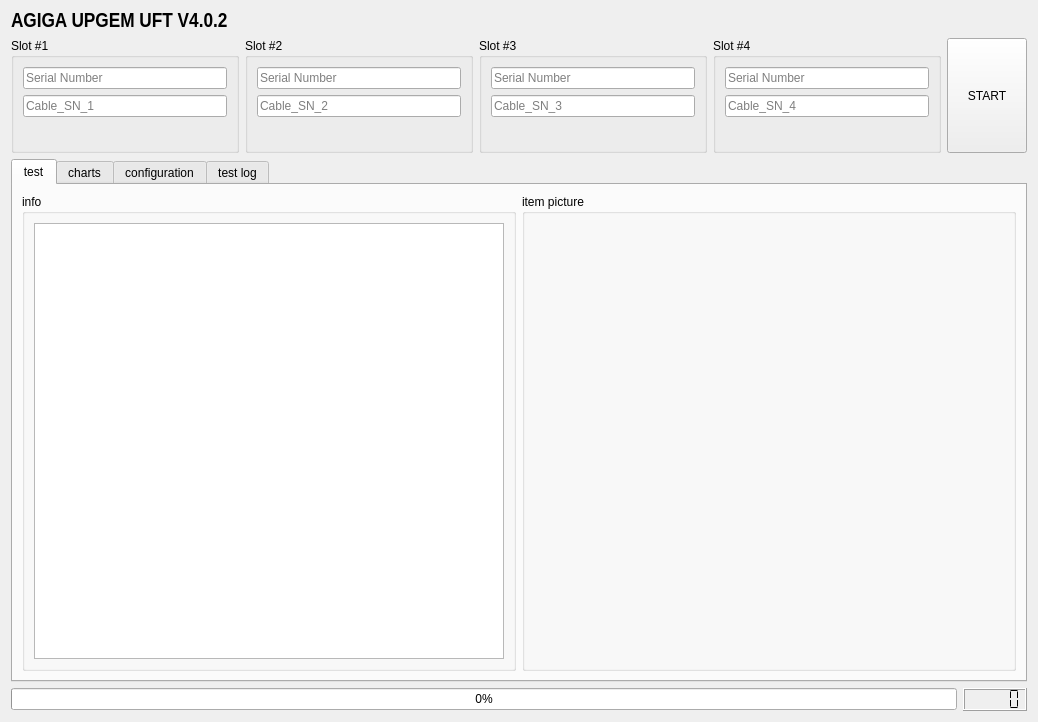
<?xml version="1.0" encoding="UTF-8"?>
<ui version="4.0">
 <class>Form</class>
 <widget class="QWidget" name="Form">
  <property name="geometry">
   <rect>
    <x>0</x>
    <y>0</y>
    <width>1036</width>
    <height>722</height>
   </rect>
  </property>
  <property name="minimumSize">
   <size>
    <width>0</width>
    <height>722</height>
   </size>
  </property>
  <property name="windowTitle">
   <string>AGIGA-UFT-TEST</string>
  </property>
  <layout class="QGridLayout" name="gridLayout">
   <item row="2" column="0">
    <widget class="QTabWidget" name="tabWidget">
     <property name="currentIndex">
      <number>0</number>
     </property>
     <widget class="QWidget" name="info">
      <attribute name="title">
       <string>test</string>
      </attribute>
      <layout class="QGridLayout" name="gridLayout_2">
       <item row="1" column="0">
        <layout class="QGridLayout" name="gridLayout_6">
         <item row="0" column="1">
          <widget class="QGroupBox" name="groupBox_5">
           <property name="sizePolicy">
            <sizepolicy hsizetype="MinimumExpanding" vsizetype="MinimumExpanding">
             <horstretch>0</horstretch>
             <verstretch>0</verstretch>
            </sizepolicy>
           </property>
           <property name="title">
            <string>item picture</string>
           </property>
           <layout class="QGridLayout" name="gridLayout_14">
            <item row="0" column="0">
             <layout class="QGridLayout" name="gridLayout_7">
              <item row="0" column="0" alignment="Qt::AlignHCenter|Qt::AlignVCenter">
               <widget class="QLabel" name="imageLabel1">
                <property name="maximumSize">
                 <size>
                  <width>233</width>
                  <height>235</height>
                 </size>
                </property>
                <property name="text">
                 <string/>
                </property>
               </widget>
              </item>
              <item row="0" column="1" alignment="Qt::AlignHCenter|Qt::AlignVCenter">
               <widget class="QLabel" name="imageLabel2">
                <property name="maximumSize">
                 <size>
                  <width>232</width>
                  <height>235</height>
                 </size>
                </property>
                <property name="text">
                 <string/>
                </property>
               </widget>
              </item>
              <item row="1" column="0" alignment="Qt::AlignHCenter|Qt::AlignVCenter">
               <widget class="QLabel" name="imageLabel3">
                <property name="maximumSize">
                 <size>
                  <width>233</width>
                  <height>234</height>
                 </size>
                </property>
                <property name="text">
                 <string/>
                </property>
               </widget>
              </item>
              <item row="1" column="1" alignment="Qt::AlignHCenter|Qt::AlignVCenter">
               <widget class="QLabel" name="imageLabel4">
                <property name="maximumSize">
                 <size>
                  <width>232</width>
                  <height>234</height>
                 </size>
                </property>
                <property name="text">
                 <string/>
                </property>
               </widget>
              </item>
             </layout>
            </item>
           </layout>
          </widget>
         </item>
         <item row="0" column="0">
          <widget class="QGroupBox" name="groupBox_6">
           <property name="sizePolicy">
            <sizepolicy hsizetype="MinimumExpanding" vsizetype="Expanding">
             <horstretch>0</horstretch>
             <verstretch>0</verstretch>
            </sizepolicy>
           </property>
           <property name="title">
            <string>info</string>
           </property>
           <layout class="QGridLayout" name="gridLayout_8">
            <item row="0" column="0">
             <widget class="QTextBrowser" name="info_textBrowser">
              <property name="sizePolicy">
               <sizepolicy hsizetype="Expanding" vsizetype="Expanding">
                <horstretch>0</horstretch>
                <verstretch>0</verstretch>
               </sizepolicy>
              </property>
              <property name="autoFillBackground">
               <bool>true</bool>
              </property>
              <property name="verticalScrollBarPolicy">
               <enum>Qt::ScrollBarAsNeeded</enum>
              </property>
             </widget>
            </item>
           </layout>
          </widget>
         </item>
        </layout>
       </item>
      </layout>
     </widget>
     <widget class="QWidget" name="charts">
      <attribute name="title">
       <string>charts</string>
      </attribute>
      <layout class="QGridLayout" name="gridLayout_3">
       <item row="0" column="0">
        <layout class="QHBoxLayout" name="horizontalLayout_3">
         <item>
          <widget class="QRadioButton" name="radioButton">
           <property name="text">
            <string>vin</string>
           </property>
           <attribute name="buttonGroup">
            <string notr="true">buttonGroup</string>
           </attribute>
          </widget>
         </item>
         <item>
          <widget class="QRadioButton" name="radioButton_2">
           <property name="text">
            <string>vcap</string>
           </property>
           <attribute name="buttonGroup">
            <string notr="true">buttonGroup</string>
           </attribute>
          </widget>
         </item>
         <item>
          <widget class="QRadioButton" name="radioButton_3">
           <property name="text">
            <string>temp</string>
           </property>
           <attribute name="buttonGroup">
            <string notr="true">buttonGroup</string>
           </attribute>
          </widget>
         </item>
        </layout>
       </item>
       <item row="1" column="0">
        <widget class="QGroupBox" name="groupBox_7">
         <property name="title">
          <string>dut #1</string>
         </property>
         <layout class="QGridLayout" name="gridLayout_10">
          <item row="0" column="0">
           <widget class="MatplotlibWidget" name="mplwidget"/>
          </item>
         </layout>
        </widget>
       </item>
       <item row="1" column="1">
        <widget class="QGroupBox" name="groupBox_8">
         <property name="title">
          <string>dut #2</string>
         </property>
         <layout class="QGridLayout" name="gridLayout_11">
          <item row="0" column="0">
           <widget class="MatplotlibWidget" name="mplwidget_2"/>
          </item>
         </layout>
        </widget>
       </item>
       <item row="2" column="0">
        <widget class="QGroupBox" name="groupBox_9">
         <property name="title">
          <string>dut #3</string>
         </property>
         <layout class="QGridLayout" name="gridLayout_12">
          <item row="0" column="0">
           <widget class="MatplotlibWidget" name="mplwidget_3"/>
          </item>
         </layout>
        </widget>
       </item>
       <item row="2" column="1">
        <widget class="QGroupBox" name="groupBox_10">
         <property name="title">
          <string>dut #4</string>
         </property>
         <layout class="QGridLayout" name="gridLayout_13">
          <item row="0" column="0">
           <widget class="MatplotlibWidget" name="mplwidget_4"/>
          </item>
         </layout>
        </widget>
       </item>
      </layout>
     </widget>
     <widget class="QWidget" name="configuration">
      <attribute name="title">
       <string>configuration</string>
      </attribute>
      <layout class="QGridLayout" name="gridLayout_9">
       <item row="0" column="0">
        <layout class="QGridLayout" name="gridLayout_4">
         <item row="1" column="0">
          <widget class="QComboBox" name="partNum_comboBox"/>
         </item>
         <item row="0" column="0">
          <widget class="QLabel" name="label_6">
           <property name="font">
            <font>
             <family>Arial Unicode MS</family>
             <pointsize>8</pointsize>
             <weight>75</weight>
             <bold>true</bold>
            </font>
           </property>
           <property name="text">
            <string>Part Number: </string>
           </property>
          </widget>
         </item>
         <item row="0" column="1">
          <widget class="QLabel" name="label_8">
           <property name="font">
            <font>
             <family>Arial</family>
             <weight>75</weight>
             <bold>true</bold>
            </font>
           </property>
           <property name="text">
            <string>Revision: </string>
           </property>
          </widget>
         </item>
         <item row="1" column="1">
          <widget class="QComboBox" name="revision_comboBox"/>
         </item>
         <item row="0" column="2">
          <widget class="QLabel" name="label_7">
           <property name="font">
            <font>
             <family>Arial Unicode MS</family>
             <weight>75</weight>
             <bold>true</bold>
            </font>
           </property>
           <property name="text">
            <string>Description: </string>
           </property>
          </widget>
         </item>
         <item row="1" column="2">
          <widget class="QLabel" name="descriptionLabel">
           <property name="font">
            <font>
             <family>Arial</family>
            </font>
           </property>
           <property name="text">
            <string/>
           </property>
          </widget>
         </item>
        </layout>
       </item>
       <item row="1" column="0">
        <widget class="QTableView" name="test_item_tableView">
         <property name="editTriggers">
          <set>QAbstractItemView::NoEditTriggers</set>
         </property>
        </widget>
       </item>
       <item row="2" column="0">
        <layout class="QHBoxLayout" name="horizontalLayout_5">
         <item>
          <widget class="QPushButton" name="submit_pushButton">
           <property name="enabled">
            <bool>false</bool>
           </property>
           <property name="text">
            <string>submit</string>
           </property>
          </widget>
         </item>
         <item>
          <widget class="QCheckBox" name="checkBox">
           <property name="sizePolicy">
            <sizepolicy hsizetype="Maximum" vsizetype="Fixed">
             <horstretch>0</horstretch>
             <verstretch>0</verstretch>
            </sizepolicy>
           </property>
           <property name="text">
            <string>EditMode</string>
           </property>
          </widget>
         </item>
        </layout>
       </item>
      </layout>
     </widget>
     <widget class="QWidget" name="tab">
      <attribute name="title">
       <string>test log</string>
      </attribute>
      <layout class="QGridLayout" name="gridLayout_5">
       <item row="0" column="0">
        <layout class="QHBoxLayout" name="horizontalLayout_2">
         <item>
          <widget class="QLineEdit" name="search_lineEdit">
           <property name="inputMask">
            <string/>
           </property>
           <property name="placeholderText">
            <string>search by serial number</string>
           </property>
          </widget>
         </item>
         <item>
          <widget class="QPushButton" name="search_pushButton">
           <property name="text">
            <string>Search</string>
           </property>
          </widget>
         </item>
         <item>
          <widget class="QLabel" name="search_result_label">
           <property name="text">
            <string/>
           </property>
          </widget>
         </item>
         <item>
          <spacer name="horizontalSpacer">
           <property name="orientation">
            <enum>Qt::Horizontal</enum>
           </property>
           <property name="sizeHint" stdset="0">
            <size>
             <width>40</width>
             <height>20</height>
            </size>
           </property>
          </spacer>
         </item>
        </layout>
       </item>
       <item row="1" column="0">
        <widget class="QTableView" name="log_tableView">
         <property name="sizePolicy">
          <sizepolicy hsizetype="MinimumExpanding" vsizetype="MinimumExpanding">
           <horstretch>0</horstretch>
           <verstretch>0</verstretch>
          </sizepolicy>
         </property>
         <property name="minimumSize">
          <size>
           <width>994</width>
           <height>0</height>
          </size>
         </property>
         <property name="maximumSize">
          <size>
           <width>16777215</width>
           <height>16777215</height>
          </size>
         </property>
         <property name="editTriggers">
          <set>QAbstractItemView::NoEditTriggers</set>
         </property>
        </widget>
       </item>
      </layout>
     </widget>
    </widget>
   </item>
   <item row="3" column="0">
    <layout class="QHBoxLayout" name="horizontalLayout_4">
     <item>
      <widget class="QProgressBar" name="progressBar">
       <property name="enabled">
        <bool>true</bool>
       </property>
       <property name="value">
        <number>0</number>
       </property>
       <property name="textVisible">
        <bool>true</bool>
       </property>
      </widget>
     </item>
     <item>
      <widget class="QLCDNumber" name="lcdNumber">
       <property name="smallDecimalPoint">
        <bool>false</bool>
       </property>
       <property name="segmentStyle">
        <enum>QLCDNumber::Flat</enum>
       </property>
       <property name="intValue" stdset="0">
        <number>0</number>
       </property>
      </widget>
     </item>
    </layout>
   </item>
   <item row="0" column="0">
    <widget class="QLabel" name="title_label">
     <property name="font">
      <font>
       <family>Arial Narrow</family>
       <pointsize>16</pointsize>
       <weight>75</weight>
       <bold>true</bold>
       <underline>false</underline>
      </font>
     </property>
     <property name="autoFillBackground">
      <bool>false</bool>
     </property>
     <property name="text">
      <string>AGIGA UPGEM UFT V4.0.2</string>
     </property>
     <property name="textFormat">
      <enum>Qt::AutoText</enum>
     </property>
    </widget>
   </item>
   <item row="1" column="0">
    <layout class="QHBoxLayout" name="horizontalLayout">
     <item>
      <widget class="QGroupBox" name="groupBox_1">
       <property name="sizePolicy">
        <sizepolicy hsizetype="Preferred" vsizetype="Fixed">
         <horstretch>0</horstretch>
         <verstretch>0</verstretch>
        </sizepolicy>
       </property>
       <property name="title">
        <string>Slot #1</string>
       </property>
       <layout class="QVBoxLayout" name="verticalLayout">
        <item>
         <widget class="QLineEdit" name="sn_lineEdit_1">
          <property name="acceptDrops">
           <bool>true</bool>
          </property>
          <property name="text">
           <string/>
          </property>
          <property name="maxLength">
           <number>33</number>
          </property>
          <property name="placeholderText">
           <string>Serial Number</string>
          </property>
         </widget>
        </item>
        <item>
         <widget class="QLineEdit" name="CablelineEdit_1">
          <property name="placeholderText">
           <string>Cable_SN_1</string>
          </property>
         </widget>
        </item>
        <item>
         <widget class="QLabel" name="label_1">
          <property name="font">
           <font>
            <pointsize>12</pointsize>
           </font>
          </property>
          <property name="text">
           <string/>
          </property>
         </widget>
        </item>
       </layout>
      </widget>
     </item>
     <item>
      <widget class="QGroupBox" name="groupBox_2">
       <property name="sizePolicy">
        <sizepolicy hsizetype="Preferred" vsizetype="Fixed">
         <horstretch>0</horstretch>
         <verstretch>0</verstretch>
        </sizepolicy>
       </property>
       <property name="title">
        <string>Slot #2</string>
       </property>
       <layout class="QVBoxLayout" name="verticalLayout_9">
        <item>
         <widget class="QLineEdit" name="sn_lineEdit_2">
          <property name="maxLength">
           <number>33</number>
          </property>
          <property name="placeholderText">
           <string>Serial Number</string>
          </property>
         </widget>
        </item>
        <item>
         <widget class="QLineEdit" name="CablelineEdit_2">
          <property name="placeholderText">
           <string>Cable_SN_2</string>
          </property>
         </widget>
        </item>
        <item>
         <widget class="QLabel" name="label_2">
          <property name="font">
           <font>
            <pointsize>12</pointsize>
           </font>
          </property>
          <property name="text">
           <string/>
          </property>
         </widget>
        </item>
       </layout>
      </widget>
     </item>
     <item>
      <widget class="QGroupBox" name="groupBox_3">
       <property name="sizePolicy">
        <sizepolicy hsizetype="Preferred" vsizetype="Fixed">
         <horstretch>0</horstretch>
         <verstretch>0</verstretch>
        </sizepolicy>
       </property>
       <property name="title">
        <string>Slot #3</string>
       </property>
       <layout class="QVBoxLayout" name="verticalLayout_8">
        <item>
         <widget class="QLineEdit" name="sn_lineEdit_3">
          <property name="maxLength">
           <number>33</number>
          </property>
          <property name="placeholderText">
           <string>Serial Number</string>
          </property>
         </widget>
        </item>
        <item>
         <widget class="QLineEdit" name="CablelineEdit_3">
          <property name="placeholderText">
           <string>Cable_SN_3</string>
          </property>
         </widget>
        </item>
        <item>
         <widget class="QLabel" name="label_3">
          <property name="font">
           <font>
            <pointsize>12</pointsize>
           </font>
          </property>
          <property name="text">
           <string/>
          </property>
         </widget>
        </item>
       </layout>
      </widget>
     </item>
     <item>
      <widget class="QGroupBox" name="groupBox_4">
       <property name="sizePolicy">
        <sizepolicy hsizetype="Preferred" vsizetype="Fixed">
         <horstretch>0</horstretch>
         <verstretch>0</verstretch>
        </sizepolicy>
       </property>
       <property name="title">
        <string>Slot #4</string>
       </property>
       <layout class="QVBoxLayout" name="verticalLayout_7">
        <item>
         <widget class="QLineEdit" name="sn_lineEdit_4">
          <property name="maxLength">
           <number>33</number>
          </property>
          <property name="placeholderText">
           <string>Serial Number</string>
          </property>
         </widget>
        </item>
        <item>
         <widget class="QLineEdit" name="CablelineEdit_4">
          <property name="placeholderText">
           <string>Cable_SN_4</string>
          </property>
         </widget>
        </item>
        <item>
         <widget class="QLabel" name="label_4">
          <property name="font">
           <font>
            <pointsize>12</pointsize>
           </font>
          </property>
          <property name="text">
           <string/>
          </property>
         </widget>
        </item>
       </layout>
      </widget>
     </item>
     <item>
      <widget class="QPushButton" name="start_pushButton">
       <property name="sizePolicy">
        <sizepolicy hsizetype="Fixed" vsizetype="Minimum">
         <horstretch>0</horstretch>
         <verstretch>0</verstretch>
        </sizepolicy>
       </property>
       <property name="text">
        <string>START</string>
       </property>
      </widget>
     </item>
    </layout>
   </item>
  </layout>
 </widget>
 <customwidgets>
  <customwidget>
   <class>MatplotlibWidget</class>
   <extends>QWidget</extends>
   <header>matplotlibwidget</header>
  </customwidget>
 </customwidgets>
 <resources/>
 <connections>
  <connection>
   <sender>sn_lineEdit_1</sender>
   <signal>returnPressed()</signal>
   <receiver>sn_lineEdit_2</receiver>
   <slot>setFocus()</slot>
   <hints>
    <hint type="sourcelabel">
     <x>228</x>
     <y>83</y>
    </hint>
    <hint type="destinationlabel">
     <x>464</x>
     <y>83</y>
    </hint>
   </hints>
  </connection>
  <connection>
   <sender>sn_lineEdit_2</sender>
   <signal>returnPressed()</signal>
   <receiver>sn_lineEdit_3</receiver>
   <slot>setFocus()</slot>
   <hints>
    <hint type="sourcelabel">
     <x>464</x>
     <y>83</y>
    </hint>
    <hint type="destinationlabel">
     <x>699</x>
     <y>83</y>
    </hint>
   </hints>
  </connection>
  <connection>
   <sender>sn_lineEdit_3</sender>
   <signal>returnPressed()</signal>
   <receiver>sn_lineEdit_4</receiver>
   <slot>setFocus()</slot>
   <hints>
    <hint type="sourcelabel">
     <x>699</x>
     <y>83</y>
    </hint>
    <hint type="destinationlabel">
     <x>934</x>
     <y>83</y>
    </hint>
   </hints>
  </connection>
  <connection>
   <sender>start_pushButton</sender>
   <signal>clicked()</signal>
   <receiver>info_textBrowser</receiver>
   <slot>clear()</slot>
   <hints>
    <hint type="sourcelabel">
     <x>980</x>
     <y>116</y>
    </hint>
    <hint type="destinationlabel">
     <x>350</x>
     <y>319</y>
    </hint>
   </hints>
  </connection>
  <connection>
   <sender>checkBox</sender>
   <signal>toggled(bool)</signal>
   <receiver>submit_pushButton</receiver>
   <slot>setEnabled(bool)</slot>
   <hints>
    <hint type="sourcelabel">
     <x>1012</x>
     <y>664</y>
    </hint>
    <hint type="destinationlabel">
     <x>120</x>
     <y>667</y>
    </hint>
   </hints>
  </connection>
  <connection>
   <sender>sn_lineEdit_1</sender>
   <signal>returnPressed()</signal>
   <receiver>sn_lineEdit_2</receiver>
   <slot>clear()</slot>
   <hints>
    <hint type="sourcelabel">
     <x>212</x>
     <y>71</y>
    </hint>
    <hint type="destinationlabel">
     <x>277</x>
     <y>71</y>
    </hint>
   </hints>
  </connection>
  <connection>
   <sender>sn_lineEdit_2</sender>
   <signal>returnPressed()</signal>
   <receiver>sn_lineEdit_3</receiver>
   <slot>clear()</slot>
   <hints>
    <hint type="sourcelabel">
     <x>418</x>
     <y>70</y>
    </hint>
    <hint type="destinationlabel">
     <x>511</x>
     <y>74</y>
    </hint>
   </hints>
  </connection>
  <connection>
   <sender>sn_lineEdit_3</sender>
   <signal>returnPressed()</signal>
   <receiver>sn_lineEdit_4</receiver>
   <slot>clear()</slot>
   <hints>
    <hint type="sourcelabel">
     <x>690</x>
     <y>67</y>
    </hint>
    <hint type="destinationlabel">
     <x>786</x>
     <y>70</y>
    </hint>
   </hints>
  </connection>
  <connection>
   <sender>sn_lineEdit_4</sender>
   <signal>returnPressed()</signal>
   <receiver>CablelineEdit_1</receiver>
   <slot>setFocus()</slot>
   <hints>
    <hint type="sourcelabel">
     <x>887</x>
     <y>73</y>
    </hint>
    <hint type="destinationlabel">
     <x>124</x>
     <y>99</y>
    </hint>
   </hints>
  </connection>
  <connection>
   <sender>sn_lineEdit_4</sender>
   <signal>returnPressed()</signal>
   <receiver>CablelineEdit_1</receiver>
   <slot>clear()</slot>
   <hints>
    <hint type="sourcelabel">
     <x>821</x>
     <y>81</y>
    </hint>
    <hint type="destinationlabel">
     <x>124</x>
     <y>99</y>
    </hint>
   </hints>
  </connection>
  <connection>
   <sender>CablelineEdit_1</sender>
   <signal>returnPressed()</signal>
   <receiver>CablelineEdit_2</receiver>
   <slot>setFocus()</slot>
   <hints>
    <hint type="sourcelabel">
     <x>209</x>
     <y>101</y>
    </hint>
    <hint type="destinationlabel">
     <x>284</x>
     <y>102</y>
    </hint>
   </hints>
  </connection>
  <connection>
   <sender>CablelineEdit_2</sender>
   <signal>returnPressed()</signal>
   <receiver>CablelineEdit_3</receiver>
   <slot>setFocus()</slot>
   <hints>
    <hint type="sourcelabel">
     <x>449</x>
     <y>98</y>
    </hint>
    <hint type="destinationlabel">
     <x>509</x>
     <y>103</y>
    </hint>
   </hints>
  </connection>
  <connection>
   <sender>CablelineEdit_3</sender>
   <signal>returnPressed()</signal>
   <receiver>CablelineEdit_4</receiver>
   <slot>setFocus()</slot>
   <hints>
    <hint type="sourcelabel">
     <x>681</x>
     <y>99</y>
    </hint>
    <hint type="destinationlabel">
     <x>769</x>
     <y>103</y>
    </hint>
   </hints>
  </connection>
  <connection>
   <sender>CablelineEdit_1</sender>
   <signal>returnPressed()</signal>
   <receiver>CablelineEdit_2</receiver>
   <slot>clear()</slot>
   <hints>
    <hint type="sourcelabel">
     <x>140</x>
     <y>105</y>
    </hint>
    <hint type="destinationlabel">
     <x>337</x>
     <y>105</y>
    </hint>
   </hints>
  </connection>
  <connection>
   <sender>CablelineEdit_2</sender>
   <signal>returnPressed()</signal>
   <receiver>CablelineEdit_3</receiver>
   <slot>clear()</slot>
   <hints>
    <hint type="sourcelabel">
     <x>375</x>
     <y>104</y>
    </hint>
    <hint type="destinationlabel">
     <x>515</x>
     <y>98</y>
    </hint>
   </hints>
  </connection>
  <connection>
   <sender>CablelineEdit_3</sender>
   <signal>returnPressed()</signal>
   <receiver>CablelineEdit_4</receiver>
   <slot>clear()</slot>
   <hints>
    <hint type="sourcelabel">
     <x>601</x>
     <y>103</y>
    </hint>
    <hint type="destinationlabel">
     <x>841</x>
     <y>105</y>
    </hint>
   </hints>
  </connection>
 </connections>
 <buttongroups>
  <buttongroup name="buttonGroup"/>
 </buttongroups>
</ui>
